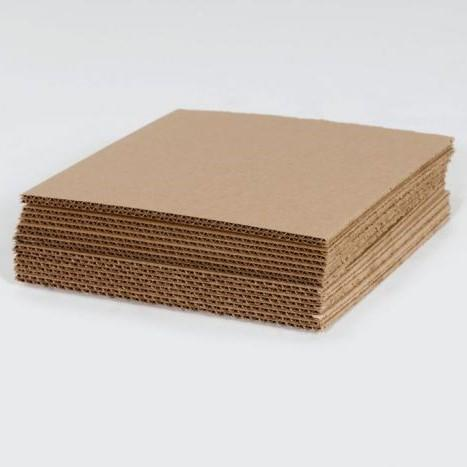
//> input picture corrugated.jpeg, 467 x 467 px
$ ./threshold   (built with g++ and OpenCV 4)
//> lines starting //> are read from the running program, lines starting //| are printed output that depends on the picture; after the words box and inside, x2 and y2 are one past the last pixel; in counts of white or black regions, pixels touching at a corner belong together
#include <iostream>
#include "opencv2/highgui/highgui.hpp"
#include "opencv2/imgproc/imgproc.hpp"
#include <fstream>

using namespace cv;
using namespace std;

void cout_grid_format(int num, ofstream &of){
    if(0 <= num && num <= 9){
        of << num << "   ";
    }
    else if(10 <= num && num <= 99){
        of << num << "  ";
    }
    else{
        of << num << " ";
    }
}


int main( int argc, char** argv )
{
    Mat imgOriginal = imread("/Users/meredithdoan/Desktop/opencv-setup/corrugated.jpeg");
//> imgOriginal is the input picture: 467 rows x 467 cols, CV_8UC3; mean B, G, R 187.5, 194.9, 204.6

    if (imgOriginal.empty()) {
        cerr << "Error: could not read image" << endl;
        return -1;
    }

    namedWindow("Control", WINDOW_AUTOSIZE);

    int iLowH = 1;
    int iHighH = 30;

    int iLowS = 0;
    int iHighS = 255;

    int iLowV = 0;
    int iHighV = 255;

   createTrackbar("LowH", "Control", &iLowH, 179);
    createTrackbar("HighH", "Control", &iHighH, 179);

    createTrackbar("LowS", "Control", &iLowS, 50);
    createTrackbar("HighS", "Control", &iHighS, 50);

    createTrackbar("LowV", "Control", &iLowV, 50);
    createTrackbar("HighV", "Control", &iHighV, 50);

    createTrackbar("LowH", "Control", nullptr, 179);
    createTrackbar("HighH", "Control", nullptr, 179);

    createTrackbar("LowS", "Control", nullptr, 255);
    createTrackbar("HighS", "Control", nullptr, 255);

    createTrackbar("LowV", "Control", nullptr, 255);
    createTrackbar("HighV", "Control", nullptr, 255);

    ofstream R;
    R.open("R.txt");
    ofstream G;
    G.open("G.txt");
    ofstream B;
    B.open("B.txt");

    if (!R.is_open() || !G.is_open() || !B.is_open()) {
        cout << "Error: Failed to open the file" << endl;
        return -1;
    }


    for (int y = 0; y < imgOriginal.rows; y++) {
        for (int x = 0; x < imgOriginal.cols; x++) {
            Vec3b rgb = imgOriginal.at<Vec3b>(y, x);
            int r = rgb[0];  // Hue
            int g = rgb[1];  // Saturation
            int b = rgb[2];  // Value
            cout_grid_format(r, R);
            cout_grid_format(g, G);
            cout_grid_format(b, B);
        }
        R << endl;
        G << endl;
        B << endl;
    }

    R.close();
    G.close();
    B.close();


    Mat imgHSV;
    cvtColor(imgOriginal, imgHSV, COLOR_BGR2HSV);
//> imgHSV: 467 rows x 467 cols, CV_8UC3; mean H, S, V 74.3, 37.2, 206.7

    ofstream H;
    H.open("H.txt");
    ofstream S;
    S.open("S.txt");
    ofstream V;
    V.open("V.txt");

    if (!H.is_open() || !S.is_open() || !V.is_open()) {
        cout << "Error: Failed to open the file" << endl;
        return -1;
    }


    for (int y = 0; y < imgOriginal.rows; y++) {
        for (int x = 0; x < imgOriginal.cols; x++) {
            Vec3b hsv = imgHSV.at<Vec3b>(y, x);
            int h = hsv[0];  // Hue
            int s = hsv[1];  // Saturation
            int v = hsv[2];  // Value
            cout_grid_format(h, H);
            cout_grid_format(s, S);
            cout_grid_format(v, V);
        }
        H << endl;
        S << endl;
        V << endl;
    }

    H.close();
    S.close();
    V.close();

    Mat imgThresholded;
    inRange(imgHSV, Scalar(iLowH, iLowS, iLowV), Scalar(iHighH, iHighS, iHighV), imgThresholded);
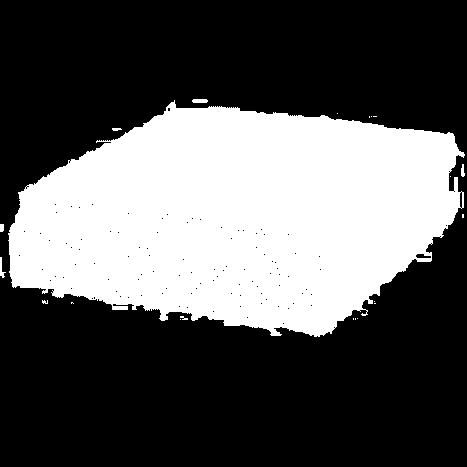
//> imgThresholded: 467 rows x 467 cols, CV_8UC1; 35.4% white; 21 white regions (15 under 20 px), largest, box (x1, y1, x2, y2) and area: (8, 100, 465, 337) 76864, (192, 99, 208, 103) 60, (0, 257, 6, 278) 53, (461, 164, 465, 177) 37, (0, 224, 4, 232) 31, (112, 128, 122, 131) 24

    erode(imgThresholded, imgThresholded, getStructuringElement(MORPH_ELLIPSE, Size(5, 5)));
    dilate(imgThresholded, imgThresholded, getStructuringElement(MORPH_ELLIPSE, Size(5, 5)));

    dilate(imgThresholded, imgThresholded, getStructuringElement(MORPH_ELLIPSE, Size(5, 5)));
    erode(imgThresholded, imgThresholded, getStructuringElement(MORPH_ELLIPSE, Size(5, 5)));
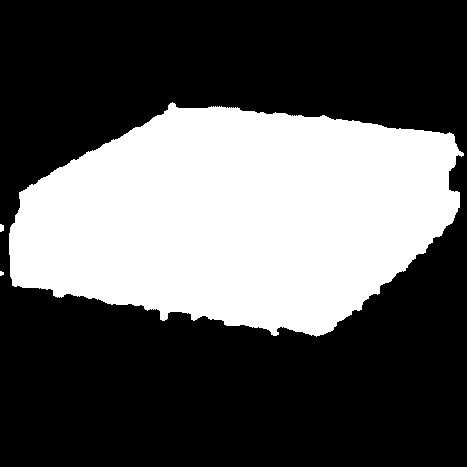
//> imgThresholded: 467 rows x 467 cols, CV_8UC1; 35.1% white; 3 white regions (1 under 20 px), largest, box (x1, y1, x2, y2) and area: (9, 102, 464, 337) 76507, (0, 224, 4, 232) 28

    imshow("Thresholded Image", imgThresholded);
    imshow("Original", imgOriginal);

    waitKey(0);

    return 0;
}
